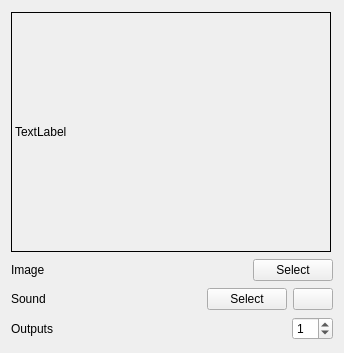
<?xml version="1.0" encoding="UTF-8"?>
<ui version="4.0">
 <class>mediaNodeUi</class>
 <widget class="QWidget" name="mediaNodeUi">
  <property name="geometry">
   <rect>
    <x>0</x>
    <y>0</y>
    <width>344</width>
    <height>353</height>
   </rect>
  </property>
  <property name="windowTitle">
   <string>Form</string>
  </property>
  <layout class="QVBoxLayout" name="verticalLayout">
   <item>
    <widget class="QLabel" name="image">
     <property name="sizePolicy">
      <sizepolicy hsizetype="Fixed" vsizetype="Fixed">
       <horstretch>0</horstretch>
       <verstretch>0</verstretch>
      </sizepolicy>
     </property>
     <property name="minimumSize">
      <size>
       <width>320</width>
       <height>240</height>
      </size>
     </property>
     <property name="frameShape">
      <enum>QFrame::Box</enum>
     </property>
     <property name="text">
      <string>TextLabel</string>
     </property>
     <property name="scaledContents">
      <bool>true</bool>
     </property>
    </widget>
   </item>
   <item>
    <layout class="QHBoxLayout" name="horizontalLayout_3">
     <item>
      <widget class="QLabel" name="label">
       <property name="text">
        <string>Image</string>
       </property>
      </widget>
     </item>
     <item>
      <spacer name="horizontalSpacer">
       <property name="orientation">
        <enum>Qt::Horizontal</enum>
       </property>
       <property name="sizeHint" stdset="0">
        <size>
         <width>40</width>
         <height>20</height>
        </size>
       </property>
      </spacer>
     </item>
     <item>
      <widget class="QLabel" name="imageName">
       <property name="text">
        <string/>
       </property>
      </widget>
     </item>
     <item>
      <widget class="QPushButton" name="selectImageButton">
       <property name="text">
        <string>Select</string>
       </property>
      </widget>
     </item>
    </layout>
   </item>
   <item>
    <layout class="QHBoxLayout" name="horizontalLayout">
     <item>
      <widget class="QLabel" name="label_2">
       <property name="text">
        <string>Sound</string>
       </property>
      </widget>
     </item>
     <item>
      <spacer name="horizontalSpacer_2">
       <property name="orientation">
        <enum>Qt::Horizontal</enum>
       </property>
       <property name="sizeHint" stdset="0">
        <size>
         <width>40</width>
         <height>20</height>
        </size>
       </property>
      </spacer>
     </item>
     <item>
      <widget class="QLabel" name="soundName">
       <property name="text">
        <string/>
       </property>
      </widget>
     </item>
     <item>
      <widget class="QPushButton" name="selectSoundButton">
       <property name="text">
        <string>Select</string>
       </property>
      </widget>
     </item>
     <item>
      <widget class="QPushButton" name="playSoundButton">
       <property name="icon">
        <iconset resource="ost-editor.qrc">
         <normaloff>:/assets/play-circle.png</normaloff>:/assets/play-circle.png</iconset>
       </property>
      </widget>
     </item>
    </layout>
   </item>
   <item>
    <layout class="QHBoxLayout" name="horizontalLayout_2">
     <item>
      <widget class="QLabel" name="label_3">
       <property name="text">
        <string>Outputs</string>
       </property>
      </widget>
     </item>
     <item>
      <spacer name="horizontalSpacer_3">
       <property name="orientation">
        <enum>Qt::Horizontal</enum>
       </property>
       <property name="sizeHint" stdset="0">
        <size>
         <width>40</width>
         <height>20</height>
        </size>
       </property>
      </spacer>
     </item>
     <item>
      <widget class="QSpinBox" name="spinBox">
       <property name="minimum">
        <number>0</number>
       </property>
       <property name="value">
        <number>1</number>
       </property>
      </widget>
     </item>
    </layout>
   </item>
  </layout>
 </widget>
 <resources>
  <include location="ost-editor.qrc"/>
 </resources>
 <connections/>
</ui>
